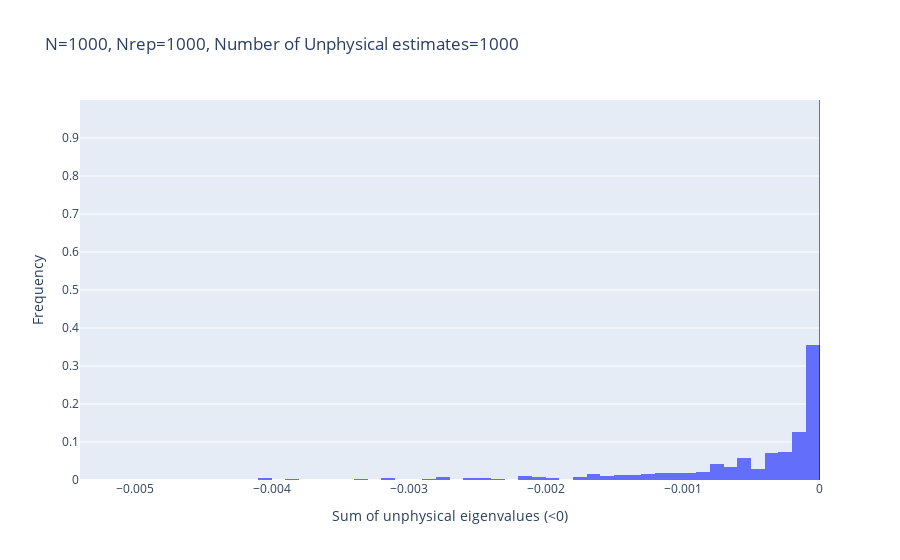
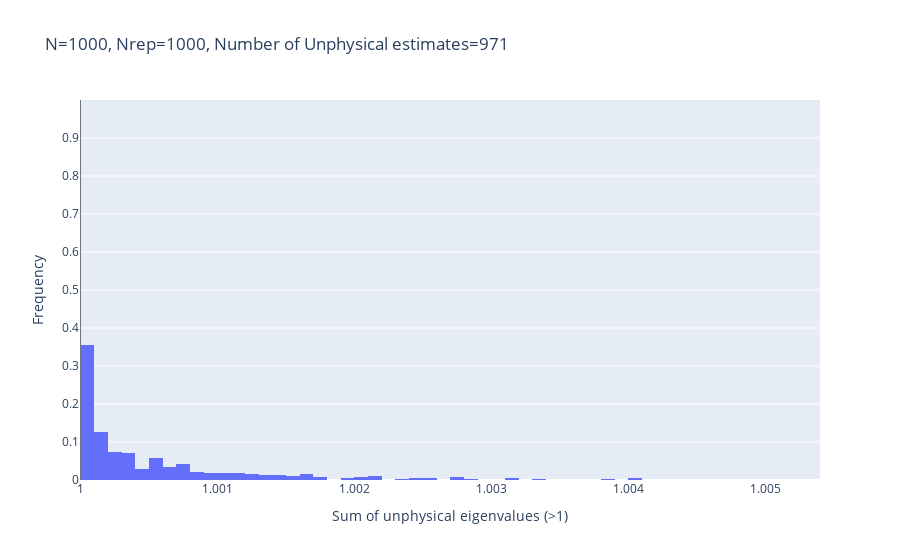

The notebook cell these images were saved under, in order:
### Code cell
value_list = violation_result["sum_of_eigenvalues"]["less_than_zero"]
fig = physicality_violation_check.make_prob_dist_histogram(value_list, bin_size=0.0001, annotation_vlines=[0])

# TODO: iterationsとnum_dataを与える方法
n_rep = len(violation_result["sorted_eigenvalues_list"][0])
n = num_data[0]
title = f"N={n}, Nrep={n_rep}, Number of Unphysical estimates={len(value_list)}"
fig.update_layout(title=title)
fig.update_xaxes( title=f"Sum of unphysical eigenvalues (<0)")
fig.show()

value_list = violation_result["sum_of_eigenvalues"]["greater_than_one"]
fig = physicality_violation_check.make_prob_dist_histogram(value_list, bin_size=0.0001, annotation_vlines=[1])

n_rep = len(violation_result["sorted_eigenvalues_list"][0])
n = num_data[0]
title = f"N={n}, Nrep={n_rep}, Number of Unphysical estimates={len(value_list)}"
fig.update_layout(title=title)  # TODO
fig.update_xaxes( title=f"Sum of unphysical eigenvalues (>1)")
fig.show()

### Figure 1 — Plotly figure (JSON) as saved in the notebook; plotly's stock layout.template omitted (floating-point values rounded to 4 significant figures; data arrays with more than 128 entries replaced by an {"elided": "..."} marker saying what was removed)
{"data": [{"histnorm": "probability", "type": "histogram", "x": {"elided": "1000 float values"}, "xbins": {"size": 0.0001}}], "layout": {"shapes": [{"line": {"color": "black", "width": 1}, "opacity": 0.5, "type": "line", "x0": 0, "x1": 0, "xref": "x", "y0": 0, "y1": 1, "yref": "paper"}], "title": {"text": "N=1000, Nrep=1000, Number of Unphysical estimates=1000"}, "xaxis": {"dtick": 0, "title": {"text": "Sum of unphysical eigenvalues (<0)"}}, "yaxis": {"range": [0, 1], "tickvals": [0, 0.1, 0.2, 0.3, 0.4, 0.5, 0.6, 0.7, 0.8, 0.9], "title": {"text": "Frequency"}}}}

### Figure 2 — Plotly figure (JSON) as saved in the notebook; plotly's stock layout.template omitted (floating-point values rounded to 4 significant figures; data arrays with more than 128 entries replaced by an {"elided": "..."} marker saying what was removed)
{"data": [{"histnorm": "probability", "type": "histogram", "x": {"elided": "971 float values"}, "xbins": {"size": 0.0001}}], "layout": {"shapes": [{"line": {"color": "black", "width": 1}, "opacity": 0.5, "type": "line", "x0": 1, "x1": 1, "xref": "x", "y0": 0, "y1": 1, "yref": "paper"}], "title": {"text": "N=1000, Nrep=1000, Number of Unphysical estimates=971"}, "xaxis": {"dtick": 0, "title": {"text": "Sum of unphysical eigenvalues (>1)"}}, "yaxis": {"range": [0, 1], "tickvals": [0, 0.1, 0.2, 0.3, 0.4, 0.5, 0.6, 0.7, 0.8, 0.9], "title": {"text": "Frequency"}}}}
